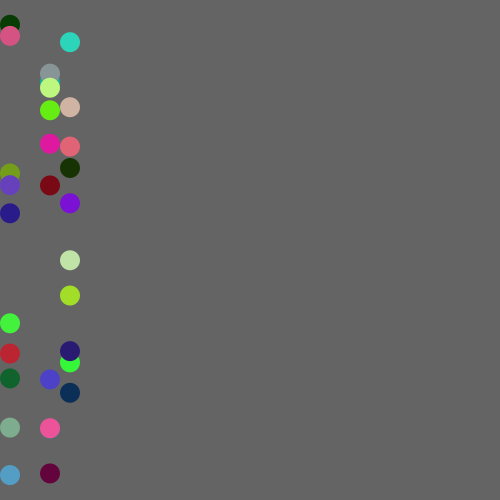
Frame 1 (no input)
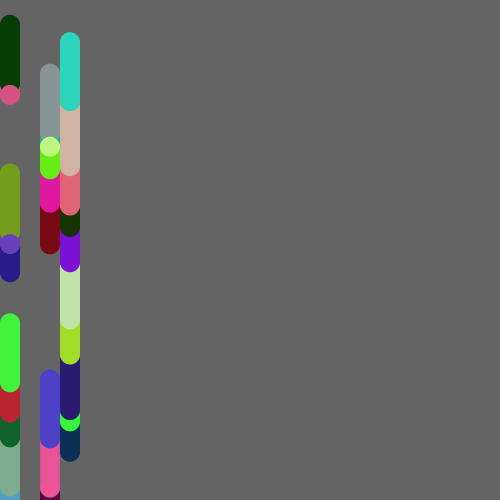
Frame 60 (the mouse pressed at the canvas centre just before this capture)
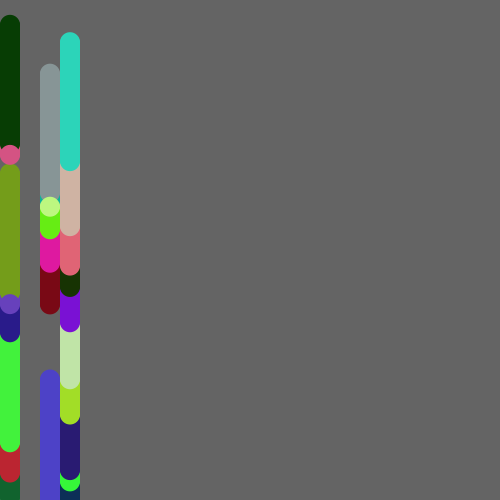
Frame 120 (the mouse held since frame 60 and released just before this capture)

The Processing sketch that drew these frames (run headless with seeded random() and noise(); from frame 60 on, the mouse is pressed at the canvas centre):

// Processing sketch: processing_93718
// ── processing_93718.pde

int numBalls = 10;
Ball[]ballon= new Ball[numBalls];
Ball[] ballon2 = new Ball[numBalls];
Ball[] ballon3 = new Ball[numBalls];

void setup () {
  size(500, 500);
  background(100);
  for (int i=0; i<numBalls;i++) {
    ballon[i]=new Ball(10, random (height));
    ballon2[i]=new Ball(50, random (height));
    ballon3[i]=new Ball(70, random (height));
  }
}

void draw () {
 for (int i=0; i<numBalls;i++){
ballon[i].display();
ballon[i].move();
ballon2[i].display();
ballon2[i].move();
ballon3[i].display();
ballon3[i].move();

 }
  //  ballon.display();
  //  ballon.move();
}


class Ball {
  float x;
  float y;
  float r;
  float g;
  float b;

  Ball (float tempx, float tempy) {
    x = tempx;
    y =tempy;
    r= random(255);
    g= random(255);
    b = random(255);
    
  }

  void display() {
    fill(r,g,b);
    noStroke();
    ellipse(x, y, 20, 20);
  }

  void move() {
    y=y+1;
  }
}
